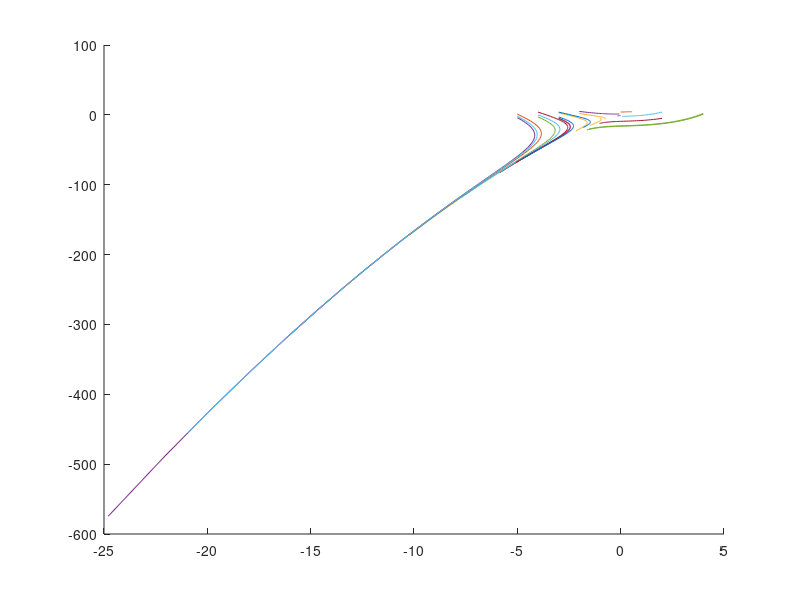

Write MATLAB code to recreate this figure.

clear all
close all
clc

%%


function xd = mycr(t,x)

xd = zeros(2,1);
xd(1,:) = x(2)-7*x(1);
xd(2,:) = x(2)-20*x(1)^2;

end

figure
hold on
for i=1:20
    x0 = [randi([-5,5]),randi([-5,5])];
    [t,x] = ode45(@mycr,[0,0.3],x0);
    plot(x(:,1),x(:,2));
end
